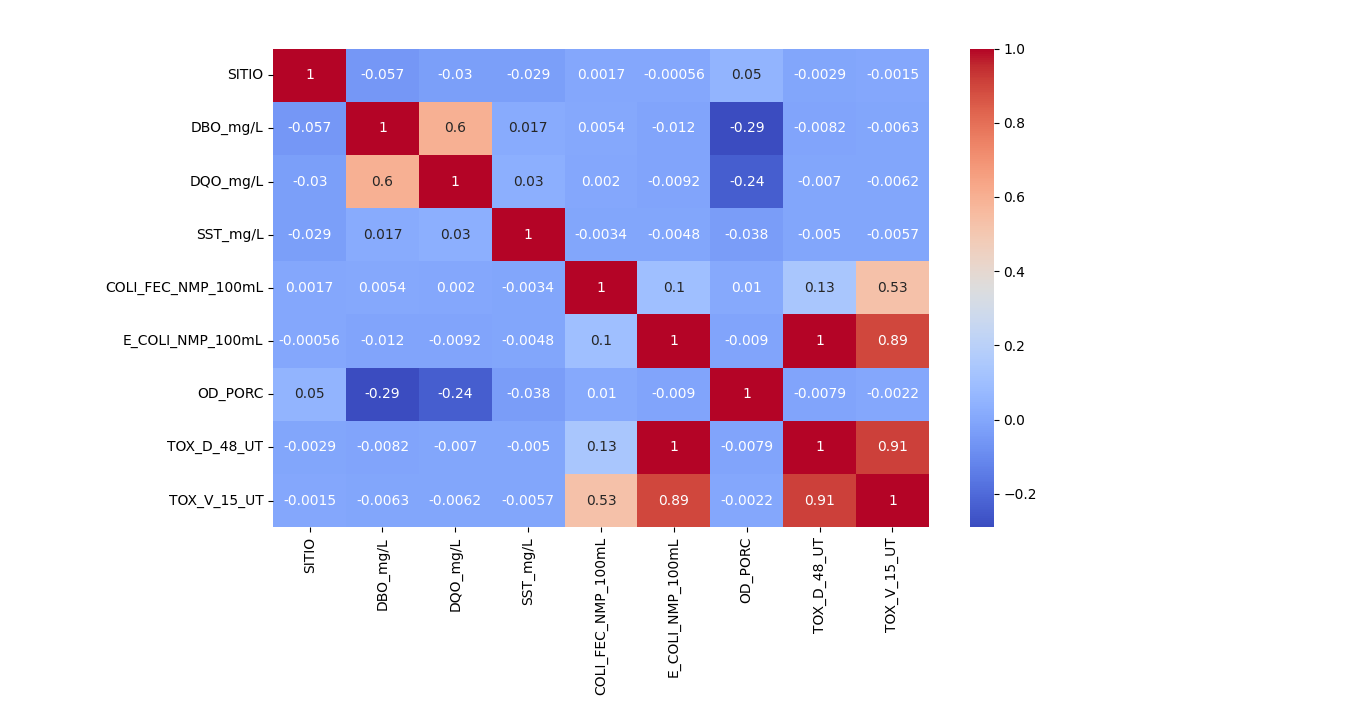

Write Python code to recreate this figure.
import pandas as pd
import seaborn as sns
import matplotlib.pyplot as plt

# Cargar el conjunto de datos desde un archivo CSV
data = pd.read_csv('Preprocesamiento\\Union\\LR\\union_LR_LE.csv')

# Calcular la matriz de correlación
correlation_matrix = data.corr()

plt.figure(figsize=(10,10))
sns.heatmap(correlation_matrix, annot=True, cmap='coolwarm')
plt.show()

# Definir umbral de correlación
umbral_correlacion = 0.6

# Encontrar las características que superan el umbral de correlación
high_corr_features = []
for i in range(len(correlation_matrix.columns)):
    for j in range(i+1, len(correlation_matrix.columns)):
        if correlation_matrix.iloc[i, j] > umbral_correlacion:
            high_corr_features.append((correlation_matrix.columns[i], correlation_matrix.columns[j]))

# Imprimir Características con alta correlación
print("Las características con correlación superior al umbral son:")
for feature_pair in high_corr_features:
    print(f"{feature_pair[0]} y {feature_pair[1]} con una correlación de {correlation_matrix.loc[feature_pair[0], feature_pair[1]]}")

# Guardar columnas con alta correlación en un archivo CSV
selected_columns = list(set([feature[0] for feature in high_corr_features] + [feature[1] for feature in high_corr_features]))
#selected_columns.append('Class') #Variable objetivo
selected_data = data[selected_columns]
selected_data.to_csv('Preprocesamiento\\Reduccion\\LR\\reduccion_LR_LE.csv', index=False)
